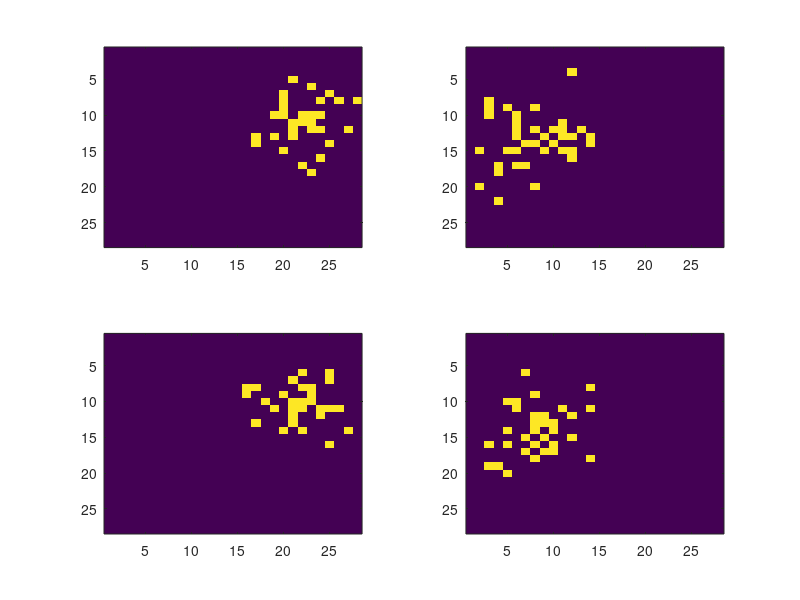

Write MATLAB code to recreate this figure.
N_pixCols=28;
N_pixRows=28;
Hvar=1;
Hidden_params=[14, 8;
                10, 22];
sigma_sq=10;

val1=0;
val2=0;

for i=1:4
    Hvar=mod(i,2)+1;
    Pix_rand=rand(N_pixCols, N_pixRows);
    Pix_val=zeros(N_pixCols, N_pixRows);
    [X, Y]=meshgrid(1:N_pixCols, 1:N_pixRows); %[1 2 3...; 1 2 3; ..]
    Pix_prob=exp(-((X-Hidden_params(Hvar, 2)).^2+(Y-Hidden_params(Hvar, 1)).^2)/(2*sigma_sq));
    Pix_prob_norm=(1/(2*pi*sigma_sq))*Pix_prob;
    Pix_prob_norm2=30*Pix_prob_norm/sum(sum(Pix_prob_norm, 1));
    Pix_val([Pix_rand<=Pix_prob_norm2])=1;
    
    val1=val1+Pix_val;
    
    figure(1)
    subplot(2, 2, i)
    imagesc(Pix_val)
%     mu=Hidden_params(Hvar,:);
%     SIGMA=[sigma_sq^0.5 0; 0 sigma_sq^0.5];
%     r = round(mvnrnd(mu,SIGMA,50));
%     Pix_val2=zeros(N_pixRows, N_pixCols);
%     Pix_val2((r(:,2)-1)*28+r(:,1))=1;
%     
%     val2=val2+Pix_val2;
    
end



% figure(2)
% imagesc(Pix_val2)
% length(find(Pix_val2))